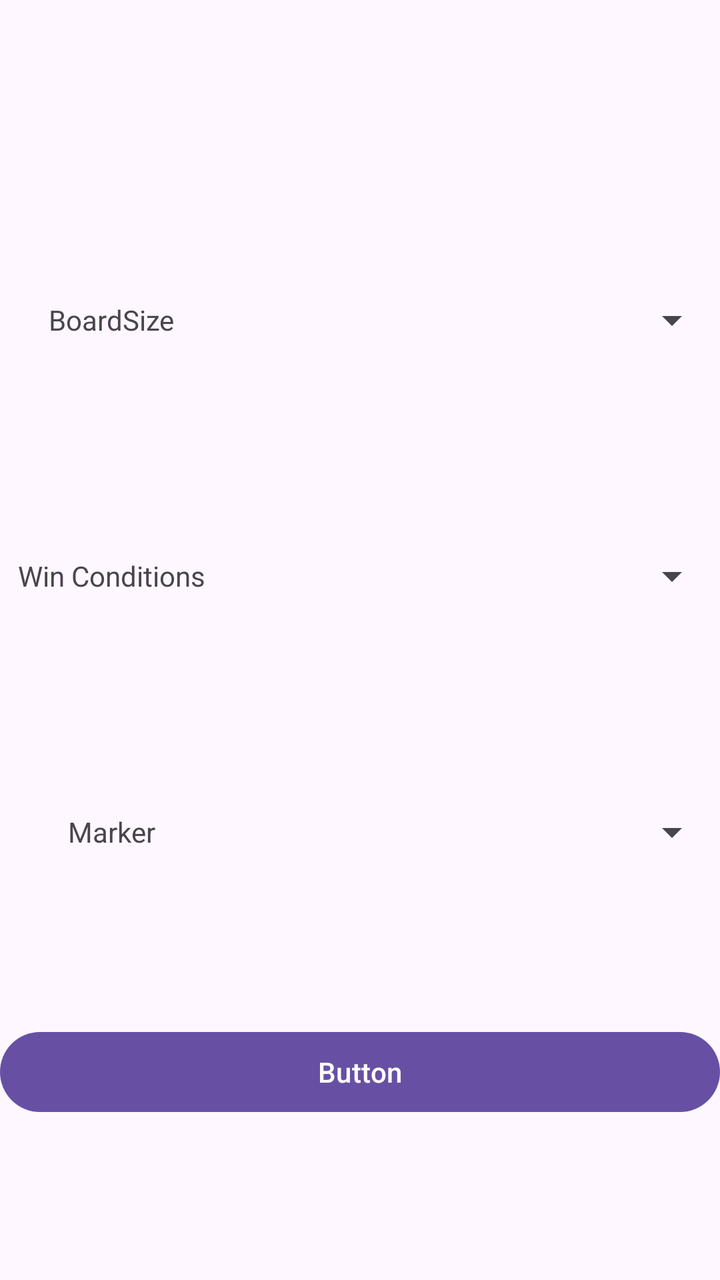
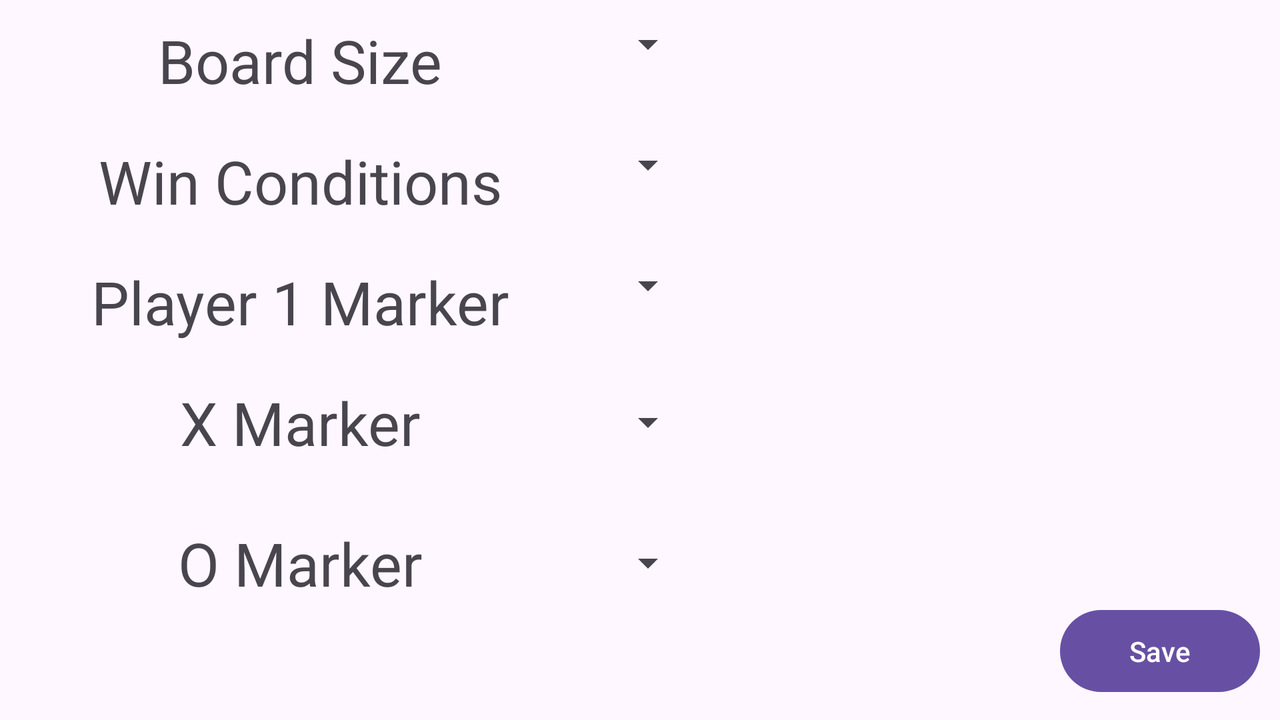

An Android layout and its configuration variant, each rendered on a device that would load it. The default file and the variant file are quoted in full after the pictures.
<!-- AndroidManifest.xml: application theme Theme.TickTackToeAssignment -->
<!-- res/layout/fragment_settings.xml -->
<?xml version="1.0" encoding="utf-8"?>
<androidx.constraintlayout.widget.ConstraintLayout xmlns:android="http://schemas.android.com/apk/res/android"
    xmlns:app="http://schemas.android.com/apk/res-auto"
    xmlns:tools="http://schemas.android.com/tools"
    android:id="@+id/frameLayout4"
    android:layout_width="match_parent"
    android:layout_height="match_parent"
    tools:context=".SettingsFragment">

    <androidx.constraintlayout.widget.Guideline
        android:id="@+id/guideline"
        android:layout_width="wrap_content"
        android:layout_height="wrap_content"
        android:orientation="vertical"
        app:layout_constraintGuide_percent=".01" />

    <androidx.constraintlayout.widget.Guideline
        android:id="@+id/guideline2"
        android:layout_width="wrap_content"
        android:layout_height="wrap_content"
        android:orientation="vertical"
        app:layout_constraintGuide_percent=".30" />

    <androidx.constraintlayout.widget.Guideline
        android:id="@+id/guideline3"
        android:layout_width="wrap_content"
        android:layout_height="wrap_content"
        android:orientation="horizontal"
        app:layout_constraintGuide_percent=".20" />

    <androidx.constraintlayout.widget.Guideline
        android:id="@+id/guideline4"
        android:layout_width="wrap_content"
        android:layout_height="wrap_content"
        android:orientation="horizontal"
        app:layout_constraintGuide_percent=".30" />

    <androidx.constraintlayout.widget.Guideline
        android:id="@+id/guideline5"
        android:layout_width="wrap_content"
        android:layout_height="wrap_content"
        android:orientation="horizontal"
        app:layout_constraintGuide_percent=".40" />

    <androidx.constraintlayout.widget.Guideline
        android:id="@+id/guideline6"
        android:layout_width="wrap_content"
        android:layout_height="wrap_content"
        android:orientation="horizontal"
        app:layout_constraintGuide_percent=".50" />

    <androidx.constraintlayout.widget.Guideline
        android:id="@+id/guideline7"
        android:layout_width="wrap_content"
        android:layout_height="wrap_content"
        android:orientation="horizontal"
        app:layout_constraintGuide_percent=".60" />

    <androidx.constraintlayout.widget.Guideline
        android:id="@+id/guideline8"
        android:layout_width="wrap_content"
        android:layout_height="wrap_content"
        android:orientation="horizontal"
        app:layout_constraintGuide_percent=".70" />

    <androidx.constraintlayout.widget.Guideline
        android:id="@+id/guideline9"
        android:layout_width="wrap_content"
        android:layout_height="wrap_content"
        android:orientation="horizontal"
        app:layout_constraintGuide_percent=".80" />

    <Spinner
        android:id="@+id/Markers"
        android:layout_width="0dp"
        android:layout_height="0dp"
        app:layout_constraintBottom_toTopOf="@+id/guideline8"
        app:layout_constraintEnd_toEndOf="parent"
        app:layout_constraintStart_toEndOf="@+id/textView4"
        app:layout_constraintTop_toTopOf="@+id/guideline7" />

    <TextView
        android:id="@+id/textView4"
        android:layout_width="0dp"
        android:layout_height="0dp"
        android:text="Marker"
        android:gravity="center"
        app:layout_constraintBottom_toTopOf="@+id/guideline8"
        app:layout_constraintEnd_toStartOf="@+id/guideline2"
        app:layout_constraintStart_toStartOf="@+id/guideline"
        app:layout_constraintTop_toTopOf="@+id/guideline7" />

    <Spinner
        android:id="@+id/WinCon"
        android:layout_width="0dp"
        android:layout_height="0dp"
        app:layout_constraintBottom_toTopOf="@+id/guideline6"
        app:layout_constraintEnd_toEndOf="parent"
        app:layout_constraintStart_toEndOf="@+id/textView2"
        app:layout_constraintTop_toTopOf="@+id/guideline5" />

    <TextView
        android:id="@+id/textView2"
        android:layout_width="0dp"
        android:layout_height="0dp"
        android:text="Win Conditions"
        android:gravity="center"
        app:layout_constraintBottom_toTopOf="@+id/guideline6"
        app:layout_constraintEnd_toStartOf="@+id/guideline2"
        app:layout_constraintHorizontal_bias="0.0"
        app:layout_constraintStart_toStartOf="@+id/guideline"
        app:layout_constraintTop_toTopOf="@+id/guideline5" />

    <Spinner
        android:id="@+id/BoardSize"
        android:layout_width="0dp"
        android:layout_height="0dp"
        app:layout_constraintBottom_toTopOf="@+id/guideline4"
        app:layout_constraintEnd_toEndOf="parent"
        app:layout_constraintStart_toStartOf="@+id/guideline2"
        app:layout_constraintTop_toTopOf="@+id/guideline3" />

    <TextView
        android:id="@+id/textView"
        android:layout_width="0dp"
        android:layout_height="0dp"
        android:text="BoardSize"
        android:gravity="center"
        app:layout_constraintBottom_toTopOf="@+id/guideline4"
        app:layout_constraintEnd_toStartOf="@+id/guideline2"
        app:layout_constraintHorizontal_bias="0.0"
        app:layout_constraintStart_toStartOf="@+id/guideline"
        app:layout_constraintTop_toTopOf="@+id/guideline3" />

    <Button
        android:id="@+id/button"
        android:layout_width="0dp"
        android:layout_height="wrap_content"
        android:layout_marginBottom="80dp"
        android:text="Button"
        app:layout_constraintBottom_toBottomOf="parent"
        app:layout_constraintEnd_toEndOf="parent"
        app:layout_constraintHorizontal_bias="0.0"
        app:layout_constraintStart_toStartOf="parent"
        app:layout_constraintTop_toTopOf="@+id/guideline9" />
</androidx.constraintlayout.widget.ConstraintLayout>
<!-- resources referenced by this layout -->
<resources>
  <style name="Theme.TickTackToeAssignment" parent="Base.Theme.TickTackToeAssignment" />
  <style name="Base.Theme.TickTackToeAssignment" parent="Theme.Material3.DayNight.NoActionBar">
          
          
      </style>
</resources>
<!-- res/layout-land/fragment_settings.xml (the repository's variant of the layout above) -->
<!-- drawn on the phone turned sideways -->
<?xml version="1.0" encoding="utf-8"?>
<androidx.constraintlayout.widget.ConstraintLayout xmlns:android="http://schemas.android.com/apk/res/android"
    xmlns:app="http://schemas.android.com/apk/res-auto"
    xmlns:tools="http://schemas.android.com/tools"
    android:id="@+id/frameLayout4"
    android:layout_width="match_parent"
    android:layout_height="match_parent"
    tools:context=".settingsscreen.SettingsFragment">

    <Button
        android:id="@+id/button"
        android:layout_width="100dp"
        android:layout_height="49dp"
        android:layout_marginBottom="10dp"
        android:layout_marginEnd="10dp"
        android:text="Save"
        app:layout_constraintBottom_toBottomOf="parent"
        app:layout_constraintEnd_toEndOf="parent"
        app:layout_constraintVertical_bias="0.0" />

    <LinearLayout
        android:layout_width="wrap_content"
        android:layout_height="match_parent"
        android:gravity="center_horizontal"
        android:layout_marginTop="10dp"
        android:orientation="vertical">

        <LinearLayout
            android:layout_width="wrap_content"
            android:layout_height="wrap_content"
            android:paddingBottom="20dp"
            android:orientation="horizontal">

            <TextView
                android:id="@+id/settingsScreenBoardSize"
                android:layout_width="300dp"
                android:layout_height="wrap_content"
                android:textSize="30dp"
                android:gravity="center"
                android:text="Board Size" />

            <Spinner
                android:id="@+id/BoardSize"
                android:layout_width="wrap_content"
                android:layout_height="wrap_content" />
        </LinearLayout>

        <LinearLayout
            android:layout_width="wrap_content"
            android:layout_height="wrap_content"
            android:paddingBottom="20dp"
            android:orientation="horizontal">

            <TextView
                android:id="@+id/textView2"
                android:layout_width="300dp"
                android:layout_height="wrap_content"
                android:textSize="30dp"
                android:gravity="center"
                android:text="Win Conditions" />

            <Spinner
                android:id="@+id/WinCon"
                android:layout_width="wrap_content"
                android:layout_height="wrap_content" />

        </LinearLayout>

        <LinearLayout
            android:layout_width="wrap_content"
            android:layout_height="wrap_content"
            android:paddingBottom="20dp"
            android:orientation="horizontal">

            <TextView
                android:id="@+id/textView4"
                android:layout_width="300dp"
                android:layout_height="wrap_content"
                android:textSize="30dp"
                android:gravity="center"
                android:text="Player 1 Marker" />

            <Spinner
                android:id="@+id/Markers"
                android:layout_width="wrap_content"
                android:layout_height="wrap_content" />
        </LinearLayout>

        <LinearLayout
            android:layout_width="wrap_content"
            android:layout_height="wrap_content"
            android:paddingBottom="30dp"
            android:orientation="horizontal">

            <TextView
                android:id="@+id/textView5"
                android:layout_width="300dp"
                android:layout_height="wrap_content"
                android:textSize="30dp"
                android:gravity="center"
                android:text="X Marker" />

            <Spinner
                android:id="@+id/XMarkers"
                android:layout_width="match_parent"
                android:layout_height="match_parent"/>
        </LinearLayout>

        <LinearLayout
            android:layout_width="wrap_content"
            android:layout_height="wrap_content"
            android:paddingBottom="30dp"
            android:orientation="horizontal">

            <TextView
                android:id="@+id/textView6"
                android:layout_width="300dp"
                android:layout_height="wrap_content"
                android:textSize="30dp"
                android:gravity="center"
                android:text="O Marker" />

            <Spinner
                android:id="@+id/OMarkers"
                android:layout_width="match_parent"
                android:layout_height="match_parent" />
        </LinearLayout>
    </LinearLayout>


</androidx.constraintlayout.widget.ConstraintLayout>
